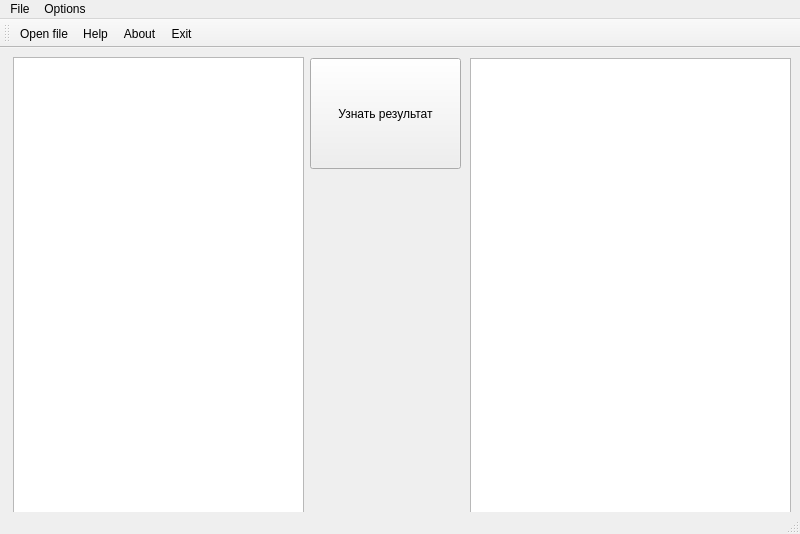
<?xml version="1.0" encoding="UTF-8"?>
<ui version="4.0">
 <class>MainWindow</class>
 <widget class="QMainWindow" name="MainWindow">
  <property name="geometry">
   <rect>
    <x>0</x>
    <y>0</y>
    <width>800</width>
    <height>534</height>
   </rect>
  </property>
  <property name="windowTitle">
   <string>MainWindow</string>
  </property>
  <widget class="QWidget" name="centralwidget">
   <widget class="QPushButton" name="resultButtom">
    <property name="geometry">
     <rect>
      <x>310</x>
      <y>10</y>
      <width>151</width>
      <height>111</height>
     </rect>
    </property>
    <property name="text">
     <string>Узнать результат</string>
    </property>
   </widget>
   <widget class="QTextEdit" name="Input">
    <property name="geometry">
     <rect>
      <x>13</x>
      <y>9</y>
      <width>291</width>
      <height>481</height>
     </rect>
    </property>
   </widget>
   <widget class="QTextEdit" name="Output">
    <property name="geometry">
     <rect>
      <x>470</x>
      <y>10</y>
      <width>321</width>
      <height>491</height>
     </rect>
    </property>
   </widget>
  </widget>
  <widget class="QMenuBar" name="menubar">
   <property name="geometry">
    <rect>
     <x>0</x>
     <y>0</y>
     <width>800</width>
     <height>22</height>
    </rect>
   </property>
   <widget class="QMenu" name="menuFile">
    <property name="title">
     <string>File</string>
    </property>
    <addaction name="actionOpen_file"/>
    <addaction name="actionExit"/>
   </widget>
   <widget class="QMenu" name="menuOptions">
    <property name="title">
     <string>Options</string>
    </property>
    <addaction name="actionHelp"/>
    <addaction name="actionAbout"/>
   </widget>
   <addaction name="menuFile"/>
   <addaction name="menuOptions"/>
  </widget>
  <widget class="QStatusBar" name="statusbar"/>
  <widget class="QToolBar" name="toolBar">
   <property name="windowTitle">
    <string>toolBar</string>
   </property>
   <attribute name="toolBarArea">
    <enum>TopToolBarArea</enum>
   </attribute>
   <attribute name="toolBarBreak">
    <bool>false</bool>
   </attribute>
   <addaction name="actionOpen_file"/>
   <addaction name="actionHelp"/>
   <addaction name="actionAbout"/>
   <addaction name="actionExit"/>
  </widget>
  <action name="actionOpen_file">
   <property name="icon">
    <iconset resource="resourses.qrc">
     <normaloff>:/img/img/add.png</normaloff>:/img/img/add.png</iconset>
   </property>
   <property name="text">
    <string>Open file</string>
   </property>
   <property name="shortcut">
    <string>Ctrl+O</string>
   </property>
  </action>
  <action name="actionExit">
   <property name="icon">
    <iconset resource="resourses.qrc">
     <normaloff>:/img/img/applicationexit.png</normaloff>:/img/img/applicationexit.png</iconset>
   </property>
   <property name="text">
    <string>Exit</string>
   </property>
   <property name="shortcut">
    <string>Ctrl+E, Esc</string>
   </property>
  </action>
  <action name="actionHelp">
   <property name="icon">
    <iconset resource="resourses.qrc">
     <normaloff>:/img/img/help.png</normaloff>:/img/img/help.png</iconset>
   </property>
   <property name="text">
    <string>Help</string>
   </property>
   <property name="shortcut">
    <string>Ctrl+H</string>
   </property>
  </action>
  <action name="actionAbout">
   <property name="icon">
    <iconset resource="resourses.qrc">
     <normaloff>:/img/img/info.png</normaloff>:/img/img/info.png</iconset>
   </property>
   <property name="text">
    <string>About</string>
   </property>
   <property name="shortcut">
    <string>Ctrl+A</string>
   </property>
  </action>
 </widget>
 <resources>
  <include location="resourses.qrc"/>
 </resources>
 <connections/>
</ui>
